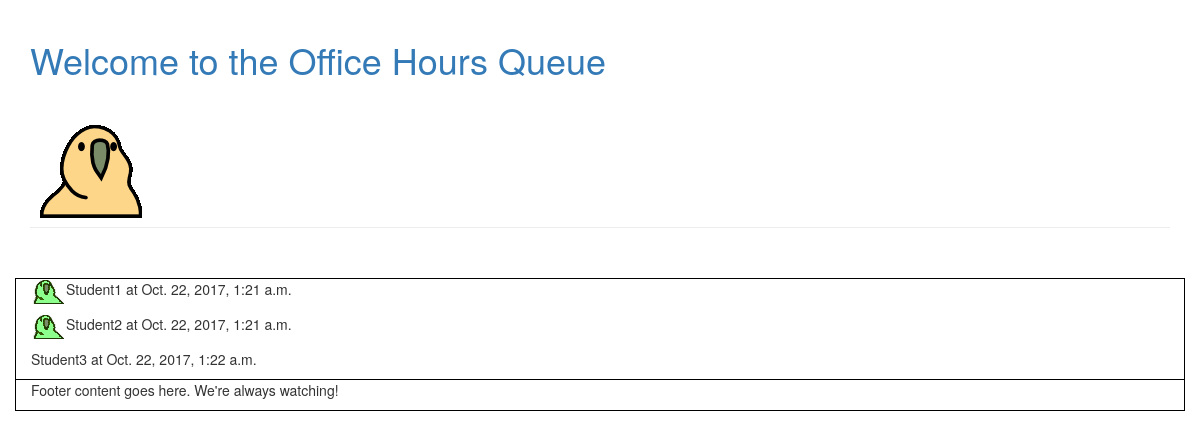
The page /session/2 on the database its author committed.
### classes/models.py (models this page shows)
class Question(models.Model):
    question_status_choices = (('waiting', 'Waiting'),
                               ('working', 'Working'),
                               ('finished', 'Finished'),)
    text = models.TextField()
    student = models.ForeignKey(Student, on_delete=models.CASCADE)
    session = models.ForeignKey(Session, on_delete=models.CASCADE)
    time_asked = models.DateTimeField(auto_now_add=True)
    status = models.CharField(max_length=20, choices=question_status_choices, default='waiting')
    class Meta():
        unique_together = ('student', 'session')

class Student(models.Model):
    canvas_id = models.CharField(max_length=20, unique=True)
    full_name = models.CharField(max_length=150)
    course = models.ForeignKey(Course, on_delete=models.CASCADE)
    times_signed_in_to_session = models.IntegerField(default=0)
    section = models.IntegerField(default=0)
    def __str__(self):
        return self.full_name

### classes/views.py (the view)
# urls.py: url(r'^session/(?P<pk>[0-9]+)', views.SessionDetailView.as_view(), name='session_detail_view'),
class SessionDetailView(DetailView):
    model = Session
    template_name = 'classes/session_detail.html'
    def get_context_data(self, **kwargs):
        context = super(SessionDetailView, self).get_context_data(**kwargs)
        statuses = ['waiting', 'working']
        context['question_list'] = Question.objects.filter(session=self.object, status__in=statuses).order_by('time_asked')
        context['range'] = range(1, len(context['question_list']))
        return context

### classes/templates/classes/session_detail.html
{% extends 'classes/base.html' %}
{% block content %}
{% load static %}
{% if question_list %}
    {% for question in question_list %}
        {% if question.status == 'working' %}
          <p><img src="{% static "classes/parrot-small.gif" %}">{{ number }}{{ question.student }} at {{ question.time_asked }}</p>
        {% elif question.status == 'waiting' %}
          <p>{{ number }}{{ question.student }} at {{ question.time_asked }}</p>
        {% endif %}
    {% endfor %}
{% else %}
    <p>No questions yet!</p>
{% endif %}
{% endblock %}

### classes/static/classes/style.css (style rules this page uses)
body { background-color: #ffffff; }
html { background: transparent; }

### rows shown on the page
Question: student "Student1", time_asked "Oct. 22, 2017, 1:21 a.m."
Question: student "Student2", time_asked "Oct. 22, 2017, 1:21 a.m."
Question: student "Student3", time_asked "Oct. 22, 2017, 1:22 a.m."
